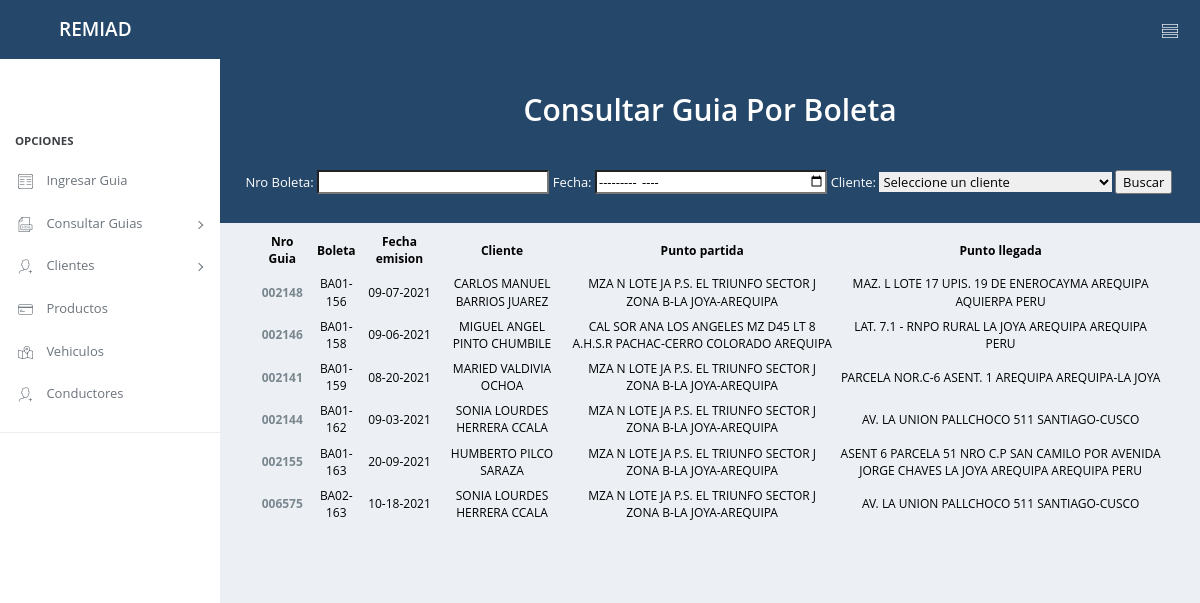
Screenshot of /?ctrl=guias&acc=listarBoleta with the database file from the repository.
### tables this page shows
create table Guia_Remision(
	Nro_Guia char(11) primary key,
    FE_Año char(4) not null,
    FE_Dia char(2) not null,
    FE_Mes char(2) not null,
    FT_Año char(4) not null,
    FT_Dia char(2) not null,
    FT_Mes char(2) not null,
    Cod_Punto_Partida int not null,
    Cod_Punto_Llegada int not null,
    Nro_Licencia char(9)null,
    Placa varchar(7),
    Ruc_Transportista char(11),
    Cod_Tipo_Comprobante  int,
    Cod_Motivo_Traslado  int not null,
    Firma_Responsable boolean not null,
    Firma_Cliente boolean not null,
    Nombre_Conf_Cliente varchar(15),
    Nro_Factura char(12),
    Nro_Boleta char(12),
    RUC char(11),
    Dni_Cliente char(8),
	foreign key (Cod_Punto_Partida) references Direcciones(Codigo),
    foreign key (Cod_Punto_Llegada) references Direcciones(Codigo),
    foreign key (Nro_Licencia) references Transportista(Licencia_Conducir),
    foreign key (Placa) references Vehiculo(Placa),
    foreign key (Ruc_Transportista) references Empresa_Transportista(RUC),
    foreign key (Cod_Tipo_Comprobante) references Tipo_Comprobante(Codigo),
    foreign key (Cod_Motivo_Traslado) references Motivo_Traslado(Codigo),
    foreign key (Nro_Factura) references Factura(Nro_Factura),
    foreign key (Nro_Boleta) references Boleta(Nro_Boleta),
    foreign key (RUC) references Cliente_juridico(RUC),
    foreign key (Dni_Cliente) references Cliente_Natural(DNI)
);

CREATE TABLE Direcciones(
	Codigo int auto_increment primary key,
    Direccion varchar(120) not null
);

### controllers/guiasController.php (called while the page is built, shortened)
<?php
    require_once('./models/GuiaDeRemisionModel.php');
    require_once('./models/Cliente_NaturalModel.php');
    class GuiasController
    {
        public function listarBoleta()
        {
            $data=[];
            if($_GET){
                $guia=new Guia_remision();
                $clienteNatural=new Cliente_NaturalModel();
                $data=$guia->getGuiasBoleta();
                $dataClienteNatural=$clienteNatural->get_Clientes_Naturales();
            }
            require_once('./views/Guia/GuiaBoleta.php');
        }
    }
?>

### router.php (called while the page is built, shortened)
<?php
    $controladorPaginas = new $objNameController();
    $controladorPaginas->$action();
?>

### index.php (called while the page is built, shortened)
<?php
    require_once("views/index.php");
?>

### models/Cliente_NaturalModel.php (called while the page is built, shortened)
<?php
	include_once("dbConnection.php");
	class Cliente_NaturalModel{
		private $db;
		public function __construct(){
			$this->db = BD::crearInstancia();
		}
		public function get_Clientes_Naturales(){
			$data=[];
			$sql="call sp_lista_cliente_natural()";
			$resultado=$this->db->query($sql);
			while ($row = $resultado->fetch(PDO::FETCH_ASSOC)) {
				$data[] = $row;
			}
			return $data;
		}
	}
?>

### dbConnection.php (called while the page is built)
<?php
     class BD{
        private static $instancia=NULL;
         public static function crearInstancia()
         {
             if(!isset(self::$instancia))
             {
                 $opcionesPDO[PDO::ATTR_ERRMODE]=PDO::ERRMODE_EXCEPTION;
                 self::$instancia= new PDO('mysql:host=localhost;dbname=bd_guia_remision','root','',$opcionesPDO);
             }
             return self::$instancia;
         }
     }
?>

### models/GuiaDeRemisionModel.php (called while the page is built, shortened)
<?php
	include_once("./dbConnection.php");
	class Guia_remision {
		private $db;
		public function __construct(){
			$this->db = BD::crearInstancia();
		}
		public function getGuiasBoleta()
		{
			$sql = "call sp_lista_guia_remision_boleta();";
			$resultado = $this->db->query($sql);
			while ($row = $resultado->fetch(PDO::FETCH_ASSOC))
			{
				$Guia_remision[] = $row;
			}
			return $Guia_remision;
		}
	}
?>

### views/Guia/GuiaBoleta.php (the view, shortened to what this page needs)
 <link rel="stylesheet" href="css/table.css">
<div id="page-head">
    <div >
        <h3 style="font-size:30px" class="pad-all text-center">Consultar Guia Por Boleta</h3>
		<form action="./?ctrl=guias&acc=boletaFiltrar" method="POST" class="form-filtro">
            Nro Boleta: <input type="text" name="fNroBoleta" style="color:black" autocomplete="off">
            Fecha: <input type="month" name="fFecha" id="Fecha_Emision" style="color:black">
            Cliente: <select name="fCliente" style="color:black">
            <option value="" selected disabled>Seleccione un cliente</option>
            </select>
            <button type="submit" style="color:black">Buscar</button>
        </form>
    </div>
</div>
<div id="page-content">
    <div class="pad-all text-center">
        <table width="100%">
            <thead>
                <tr>
					<th>Nro Guia</th>
                    <th>Boleta</th>
                    <th>Fecha emision</th>
                    <th>Cliente</th>
                    <th>Punto partida</th>
                    <th>Punto llegada</th>
                </tr>
            </thead>
            <tbody>
                <?php foreach ($data as $dato) {
                            echo "<tr>";
                            echo "<td><b><a href='./?ctrl=guias&acc=detalle&nro=".$dato['Nro_Guia']."'>".$dato["Nro_Guia"]."</a></b></td>";
                            echo "<td>" . $dato["Numero de Boleta"] . "</td>";
                            echo "<td>" . $dato["Fecha emision"] . "</td>";
                            echo "<td>" . $dato["Cliente natural"] . "</td>";
                            echo "<td>" . $dato["Punto partida"] . "</td>";
                            echo "<td>" . $dato["Punto llegada"] . "</td>";
                            echo "</tr>";
                        }
                        ?>
            </tbody>
        </table>
    </div>
</div>
</div>

### css/style.css (style rules this page uses)
table { font-size:12px; border-collapse: collapse; width: 100%; }
table th { text-align: center; }
table td,th { padding: 4px; }
.form-filtro { padding: 0% 2.6%; }
.form-filtro input { width: 25%; }
.form-filtro select { width: 25%; }
.nueva-guia-grid-container .grid-item input,select { border:none; outline: none; color:black; }
.nueva-guia-grid-container .grid-item:nth-child(2) label,input { width: 98%; }
.nueva-guia-grid-container .grid-item:nth-child(3) label,select,input { width: 98%; }
.nueva-guia-grid-container .grid-item:nth-child(4) label,select,input { width: 98%; }
.nueva-guia-grid-container .grid-item:nth-child(5) label,select,input { width: 98%; }
.nueva-guia-grid-container .grid-item:nth-child(6) label,select,input { width: 98%; }
.nueva-guia-grid-container .grid-item:nth-child(7) label,select,input { width: 98%; }
.nueva-guia-grid-container .grid-item:nth-child(8) label input,select { width: 100%; }
.nueva-guia-grid-container .grid-item:nth-child(10) label input,select { width: 100%; }
.nueva-guia-grid-container .grid-item:nth-child(12) label,input { width: 98%; }

### css/table.css (style rules this page uses)
th { text-align: center; }

### rows the page displays
guia_remision: Nro_Guia "002148", Nro_Boleta "BA01-156", Fecha "09-07-2021", Cliente "CARLOS MANUEL BARRIOS JUAREZ", Cod_Punto_Partida.Direccion "MZA N LOTE JA P.S. EL TRIUNFO SECTOR J ZONA B-LA JOYA-AREQUIPA", Cod_Punto_Llegada.Direccion "MAZ. L LOTE 17 UPIS. 19 DE ENEROCAYMA AREQUIPA AQUIERPA PERU"
guia_remision: Nro_Guia "002146", Nro_Boleta "BA01-158", Fecha "09-06-2021", Cliente "MIGUEL ANGEL PINTO CHUMBILE", Cod_Punto_Partida.Direccion "CAL SOR ANA LOS ANGELES MZ D45 LT 8 A.H.S.R PACHAC-CERRO COLORADO AREQUIPA", Cod_Punto_Llegada.Direccion "LAT. 7.1 - RNPO RURAL LA JOYA AREQUIPA AREQUIPA PERU"
guia_remision: Nro_Guia "002141", Nro_Boleta "BA01-159", Fecha "08-20-2021", Cliente "MARIED VALDIVIA OCHOA", Cod_Punto_Partida.Direccion "MZA N LOTE JA P.S. EL TRIUNFO SECTOR J ZONA B-LA JOYA-AREQUIPA", Cod_Punto_Llegada.Direccion "PARCELA NOR.C-6 ASENT. 1 AREQUIPA AREQUIPA-LA JOYA"
guia_remision: Nro_Guia "002144", Nro_Boleta "BA01-162", Fecha "09-03-2021", Cliente "SONIA LOURDES HERRERA CCALA", Cod_Punto_Partida.Direccion "MZA N LOTE JA P.S. EL TRIUNFO SECTOR J ZONA B-LA JOYA-AREQUIPA", Cod_Punto_Llegada.Direccion "AV. LA UNION PALLCHOCO 511 SANTIAGO-CUSCO"
guia_remision: Nro_Guia "002155", Nro_Boleta "BA01-163", Fecha "20-09-2021", Cliente "HUMBERTO PILCO SARAZA", Cod_Punto_Partida.Direccion "MZA N LOTE JA P.S. EL TRIUNFO SECTOR J ZONA B-LA JOYA-AREQUIPA", Cod_Punto_Llegada.Direccion "ASENT 6 PARCELA 51 NRO C.P SAN CAMILO POR AVENIDA JORGE CHAVES LA JOYA AREQUIPA AREQUIPA PERU"
guia_remision: Nro_Guia "006575", Nro_Boleta "BA02-163", Fecha "10-18-2021", Cliente "SONIA LOURDES HERRERA CCALA", Cod_Punto_Partida.Direccion "MZA N LOTE JA P.S. EL TRIUNFO SECTOR J ZONA B-LA JOYA-AREQUIPA", Cod_Punto_Llegada.Direccion "AV. LA UNION PALLCHOCO 511 SANTIAGO-CUSCO"
